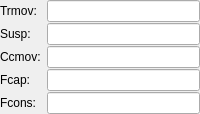
      <widget class="QWidget" name="movementWidget" native="true">
       <property name="sizePolicy">
        <sizepolicy hsizetype="Minimum" vsizetype="Minimum">
         <horstretch>0</horstretch>
         <verstretch>0</verstretch>
        </sizepolicy>
       </property>
       <layout class="QFormLayout" name="moveLayout">
        <property name="fieldGrowthPolicy">
         <enum>QFormLayout::ExpandingFieldsGrow</enum>
        </property>
        <property name="formAlignment">
         <set>Qt::AlignLeading|Qt::AlignLeft|Qt::AlignTop</set>
        </property>
        <property name="horizontalSpacing">
         <number>-1</number>
        </property>
        <property name="verticalSpacing">
         <number>1</number>
        </property>
        <property name="leftMargin">
         <number>0</number>
        </property>
        <property name="topMargin">
         <number>0</number>
        </property>
        <property name="rightMargin">
         <number>0</number>
        </property>
        <property name="bottomMargin">
         <number>0</number>
        </property>
        <item row="0" column="0">
         <widget class="QLabel" name="trmovLabel">
          <property name="sizePolicy">
           <sizepolicy hsizetype="Fixed" vsizetype="Preferred">
            <horstretch>0</horstretch>
            <verstretch>0</verstretch>
           </sizepolicy>
          </property>
          <property name="minimumSize">
           <size>
            <width>0</width>
            <height>0</height>
           </size>
          </property>
          <property name="text">
           <string>Trmov:</string>
          </property>
          <property name="buddy">
           <cstring>trmovLineEdit</cstring>
          </property>
         </widget>
        </item>
        <item row="0" column="1">
         <widget class="QLineEdit" name="trmovLineEdit">
          <property name="sizePolicy">
           <sizepolicy hsizetype="Expanding" vsizetype="Minimum">
            <horstretch>0</horstretch>
            <verstretch>0</verstretch>
           </sizepolicy>
          </property>
          <property name="baseSize">
           <size>
            <width>50</width>
            <height>0</height>
           </size>
          </property>
          <property name="alignment">
           <set>Qt::AlignRight|Qt::AlignTrailing|Qt::AlignVCenter</set>
          </property>
          <property name="readOnly">
           <bool>true</bool>
          </property>
         </widget>
        </item>
        <item row="1" column="1">
         <widget class="QLineEdit" name="suspLineEdit">
          <property name="sizePolicy">
           <sizepolicy hsizetype="Expanding" vsizetype="Minimum">
            <horstretch>0</horstretch>
            <verstretch>0</verstretch>
           </sizepolicy>
          </property>
          <property name="baseSize">
           <size>
            <width>50</width>
            <height>0</height>
           </size>
          </property>
          <property name="alignment">
           <set>Qt::AlignRight|Qt::AlignTrailing|Qt::AlignVCenter</set>
          </property>
          <property name="readOnly">
           <bool>true</bool>
          </property>
         </widget>
        </item>
        <item row="2" column="0">
         <widget class="QLabel" name="ccmovLabel">
          <property name="sizePolicy">
           <sizepolicy hsizetype="Fixed" vsizetype="Preferred">
            <horstretch>0</horstretch>
            <verstretch>0</verstretch>
           </sizepolicy>
          </property>
          <property name="minimumSize">
           <size>
            <width>0</width>
            <height>0</height>
           </size>
          </property>
          <property name="text">
           <string>Ccmov:</string>
          </property>
          <property name="buddy">
           <cstring>ccmovLineEdit</cstring>
          </property>
         </widget>
        </item>
        <item row="2" column="1">
         <widget class="QLineEdit" name="ccmovLineEdit">
          <property name="sizePolicy">
           <sizepolicy hsizetype="Expanding" vsizetype="Minimum">
            <horstretch>0</horstretch>
            <verstretch>0</verstretch>
           </sizepolicy>
          </property>
          <property name="baseSize">
           <size>
            <width>50</width>
            <height>0</height>
           </size>
          </property>
          <property name="alignment">
           <set>Qt::AlignRight|Qt::AlignTrailing|Qt::AlignVCenter</set>
          </property>
          <property name="readOnly">
           <bool>true</bool>
          </property>
         </widget>
        </item>
        <item row="3" column="0">
         <widget class="QLabel" name="fcapLabel">
          <property name="sizePolicy">
           <sizepolicy hsizetype="Fixed" vsizetype="Preferred">
            <horstretch>0</horstretch>
            <verstretch>0</verstretch>
           </sizepolicy>
          </property>
          <property name="minimumSize">
           <size>
            <width>0</width>
            <height>0</height>
           </size>
          </property>
          <property name="text">
           <string>Fcap:</string>
          </property>
          <property name="buddy">
           <cstring>fcapLineEdit</cstring>
          </property>
         </widget>
        </item>
        <item row="3" column="1">
         <widget class="QLineEdit" name="fcapLineEdit">
          <property name="sizePolicy">
           <sizepolicy hsizetype="Expanding" vsizetype="Minimum">
            <horstretch>0</horstretch>
            <verstretch>0</verstretch>
           </sizepolicy>
          </property>
          <property name="baseSize">
           <size>
            <width>50</width>
            <height>0</height>
           </size>
          </property>
          <property name="alignment">
           <set>Qt::AlignRight|Qt::AlignTrailing|Qt::AlignVCenter</set>
          </property>
          <property name="readOnly">
           <bool>true</bool>
          </property>
         </widget>
        </item>
        <item row="4" column="0">
         <widget class="QLabel" name="fconsLabel">
          <property name="sizePolicy">
           <sizepolicy hsizetype="Fixed" vsizetype="Preferred">
            <horstretch>0</horstretch>
            <verstretch>0</verstretch>
           </sizepolicy>
          </property>
          <property name="minimumSize">
           <size>
            <width>0</width>
            <height>0</height>
           </size>
          </property>
          <property name="text">
           <string>Fcons:</string>
          </property>
          <property name="buddy">
           <cstring>fconsLineEdit</cstring>
          </property>
         </widget>
        </item>
        <item row="4" column="1">
         <widget class="QLineEdit" name="fconsLineEdit">
          <property name="sizePolicy">
           <sizepolicy hsizetype="Expanding" vsizetype="Minimum">
            <horstretch>0</horstretch>
            <verstretch>0</verstretch>
           </sizepolicy>
          </property>
          <property name="baseSize">
           <size>
            <width>50</width>
            <height>0</height>
           </size>
          </property>
          <property name="alignment">
           <set>Qt::AlignRight|Qt::AlignTrailing|Qt::AlignVCenter</set>
          </property>
          <property name="readOnly">
           <bool>true</bool>
          </property>
         </widget>
        </item>
        <item row="1" column="0">
         <widget class="QLabel" name="suspLabel">
          <property name="sizePolicy">
           <sizepolicy hsizetype="Fixed" vsizetype="Preferred">
            <horstretch>0</horstretch>
            <verstretch>0</verstretch>
           </sizepolicy>
          </property>
          <property name="minimumSize">
           <size>
            <width>0</width>
            <height>0</height>
           </size>
          </property>
          <property name="text">
           <string>Susp:</string>
          </property>
          <property name="buddy">
           <cstring>suspLineEdit</cstring>
          </property>
         </widget>
        </item>
       </layout>
      </widget>
